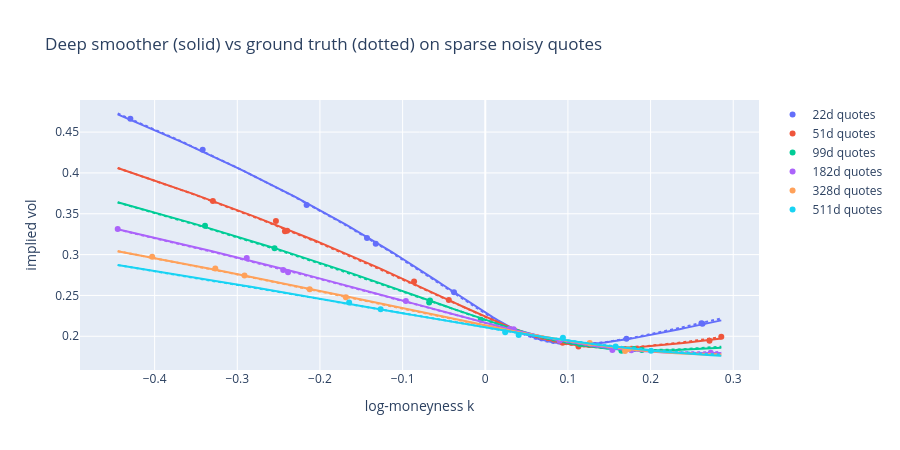

Here is the notebook cell this chart was saved with:
### Code cell
# ---------- final full model (longer run) + reconstructed smiles vs truth ----------
wm_full = make_model(prior, K_SC, T_MID, T_SC)
p_full, _ = train_logged(wm_full, init_mlp([2, *HIDDEN, 1], seed=SEED), kq, tq, wq, wtq,
                         GRIDS, LAMBDA_BFLY, LAMBDA_CAL, EPOCHS_MAIN,
                         n_logs=6, ext_dom=EXT_DOM)
print(f"final full model: RMSE(IV, truth) = "
      f"{rmse_iv_on_grid(wm_full, p_full, KK, TT, WW)*100:.3f} vol pts")

fig = go.Figure()
palette = ["#636efa", "#ef553b", "#00cc96", "#ab63fa", "#ffa15a", "#19d3f3"]
for t, c in zip(onp.unique(tq), palette):
    kk_ = onp.linspace(kq.min(), kq.max(), 120)
    iv_hat = onp.sqrt(onp.maximum(
        onp.asarray(wm_full(p_full, np.array(kk_), np.array(onp.full_like(kk_, t)))), 1e-12) / t)
    iv_true = onp.sqrt(onp.asarray(ssvi_w_np(kk_, theta_true(t), **TRUE)) / t)
    msk = tq == t
    fig.add_trace(go.Scatter(x=kq[msk], y=onp.sqrt(wq[msk] / t), mode="markers",
                             marker=dict(color=c, size=6), name=f"{t*365:.0f}d quotes"))
    fig.add_trace(go.Scatter(x=kk_, y=iv_hat, line=dict(color=c), showlegend=False))
    fig.add_trace(go.Scatter(x=kk_, y=iv_true, line=dict(color=c, dash="dot"), showlegend=False))
fig.update_layout(width=900, height=450, xaxis_title="log-moneyness k", yaxis_title="implied vol",
                  title="Deep smoother (solid) vs ground truth (dotted) on sparse noisy quotes")
fig.show()
